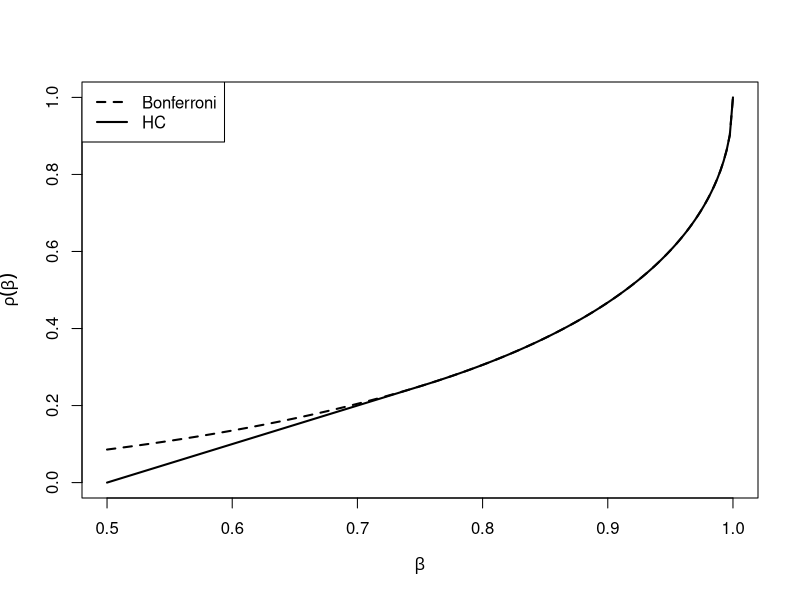
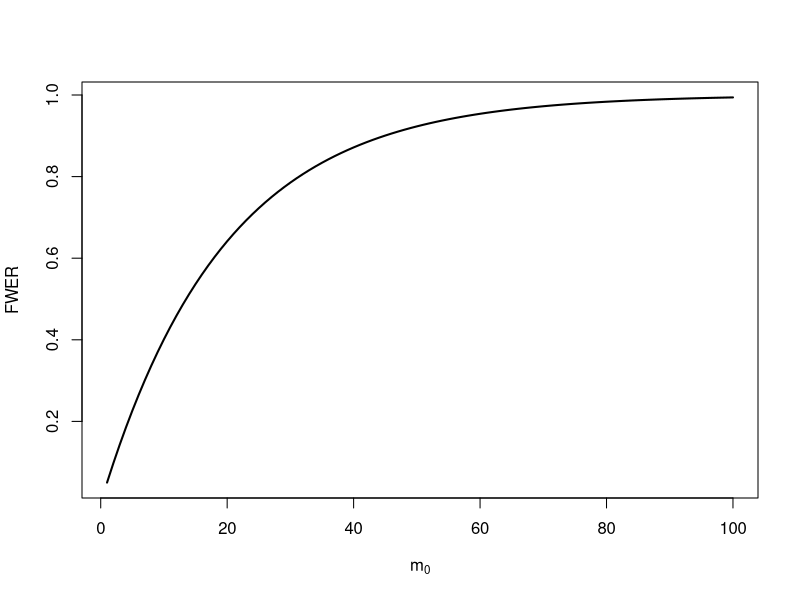

The R script that drew these images, in order:
rm(list=ls())

#===================
# MULTIPLE TESTING
#===================

#-----------------------------------
# detection boundary
#-----------------------------------

beta = seq(0.5,1,length.out = 201)
rho_bonf = (1-sqrt(1-beta))^2
rho_hc <- rho_bonf
rho_hc[beta<= 3/4] <- beta[beta<= 3/4] - 1/2

#pdf("Figure_detectbound.pdf")
plot(beta, rho_bonf, type="l", ylim=c(0,1), xlim=c(0.5,1),
     xlab=expression(beta), ylab=expression(rho(beta)), lty=2, lwd=2)
lines(beta, rho_hc, lwd=2)
legend("topleft", lty=2:1, c("Bonferroni", "HC"), lwd=2)     
#dev.off()

#-----------------------------------
# Error rates
#-----------------------------------

rm(list=ls())

sim_errors <- function(m, m0, effect, method="none") {
  alpha = 0.05
  stats <- rnorm(m)
  stats[(m0+1):m] <- stats[(m0+1):m] + effect
  pvals = pnorm(stats, lower.tail = FALSE)
  setR <- which(p.adjust(pvals,method) <= alpha)
  # number of rejections
  R = length(setR)
  # number of type I errors
  V <- sum( setR <= m0 )
  # family-wise error
  FWER <- (V > 0)
  # false discovery proportion
  FDP <- V/max(1,R)
  return(c(R, V, FWER, FDP))
}

set.seed(123)
B = 10^4
res <- replicate(B, sim_errors(100, 80, 2, method="none"))
row.names(res) <- c("R","V","V>0", "V/R")
res[,1:10]

# FWER
mean(res[3,])
# FDR 
mean(res[4,])


#-----------------------------------
# fwer control
#-----------------------------------

rm(list=ls())

m0 = 100
FWER = 1-(1-0.05)^(1:m0)
#pdf("Figure_fwer.pdf")
plot(1:m0,FWER, type="l", xlab=expression(m[0]), ylab="FWER", lwd=2)
#dev.off()